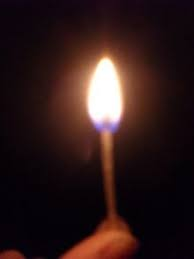
#> input picture 정리할 것/fire2.jpg, 194 x 259 px, found by its file name
$ python opencv_detect_fire.py
#> lines starting #> are read from the running program, lines starting #| are printed output that depends on the picture; after the words box and inside, x2 and y2 are one past the last pixel; in counts of white or black regions, pixels touching at a corner belong together
import cv2
import numpy as np

fireCascade=cv2.CascadeClassifier('/home/pi/fire.xml')
image=cv2.imread('/home/pi/fire2.jpg')
#> image is the input picture: shape (259, 194, 3); mean B, G, R 26.3, 26.7, 47.1
gray = cv2.cvtColor(image,cv2.COLOR_BGR2GRAY)
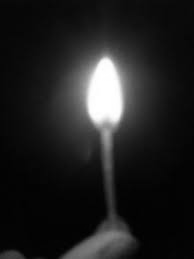
#> gray: shape (259, 194); min 0, max 255, mean 32.8
fire=fireCascade.detectMultiScale(image,1.2,5)
#> fire = [[52, 40, 105, 105]]

for(x,y,w,h) in fire:
	#cv2.rectangle(img,(x+y),(x+w,y+h),(0,255,0),2)
	cv2.rectangle(image,(x,y),(x+w,y+h),(0,0,255),2)
	print('Fire is detected..!')
#> this loop made 1 pass
#| Fire is detected..!
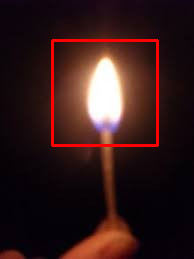
#> image: shape (259, 194, 3); 2.5% of pixels changed, all inside (x1, y1, x2, y2) = (51, 39, 159, 147)

cv2.imshow('Fire',image)
cv2.waitKey(0)
cv2.destroyAllWindows()


#	if cv2.waitkey(5) ==27:

#		break

#cv2.destroyAllWindows()
